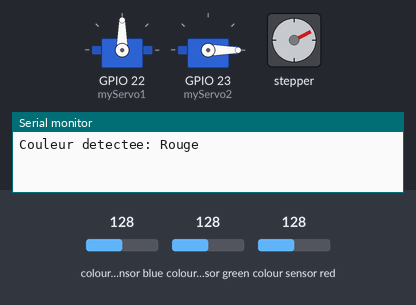
Simulated run of this program. Board: ESP32. Parts: 2 × servo, stepper motor, the last lines printed to the serial monitor. Wiring (inferred from the names in the program): TCS3200 colour sensor: output GPIO 26; S2 GPIO 17; S3 GPIO 16; S0 GPIO 18; S1 GPIO 5. The test bench sets the inputs (shaded band); at power-on: colour sensor blue 128, colour sensor red 128, colour sensor green 128. Stepper angles assume 200 steps per turn.

Above: at 5.4 s.
5.5 s: colour sensor blue set to 164
At 5.65 s:
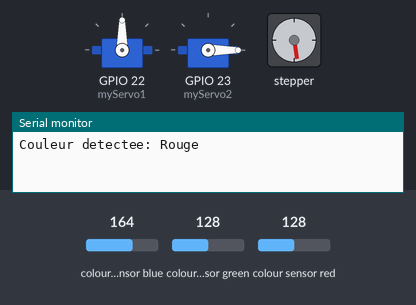
8.7 s: colour sensor blue set to 169
At 11.96 s:
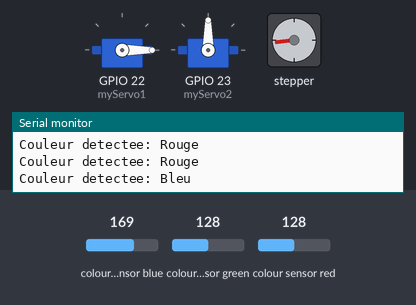
18.3 s: colour sensor red set to 134
At 19.17 s:
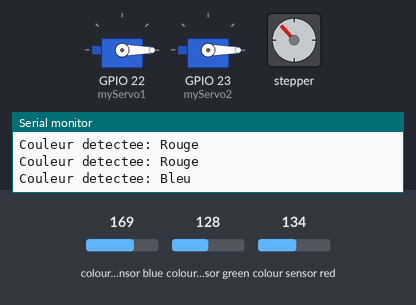
Timing chart, 0 to 36.4 s (numbered marks = the images above; inputs shaded):
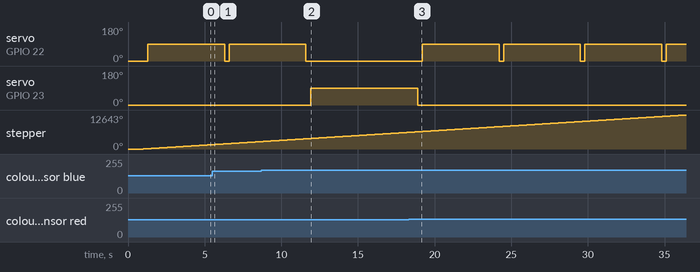

Measured:
- the behaviour switches between 166 and 167 on colour sensor blue (found by bisection; images 1 and 2)
- the behaviour switches between 131 and 132 on colour sensor red (found by bisection; images 2 and 3)
- after the input at 8.7 s, servo on GPIO 22 (myServo1): goes on until 11.6 s, then stays 0°; servo on GPIO 23 (myServo2): 0° → 90° after 3.2 s
- after the input at 18.3 s, servo on GPIO 22 (myServo1): alternates 90° for 5.0 s and 0° for 0.30 s, starting after 0.90 s; servo on GPIO 23 (myServo2): goes on until 18.9 s, then stays 0°

The program:

main.cpp
```cpp
#include <Arduino.h>
#include <ESP32Servo.h>
#include <AccelStepper.h>

// Création des objets Servo
Servo myServo1;
Servo myServo2;

// Définir les broches du capteur TCS3200 pour l'ESP32
#define S0 18
#define S1 5
#define S2 17
#define S3 16
#define sensorOut 26

// Définition des broches pour le pilote du moteur pas à pas
#define DIR_PIN 15
#define STEP_PIN 2

// Création d'une instance de AccelStepper pour contrôler le moteur pas à pas
AccelStepper stepper(AccelStepper::DRIVER, STEP_PIN, DIR_PIN);

// Valeurs calibrées à remplacer par les valeurs obtenues lors de la calibration
const int redMax = 26;
const int blueMax = 21;
const int redMin = 182;
const int blueMin = 148;

// Variables pour stocker les fréquences RGB
int redFrequency = 0;
int blueFrequency = 0;

// Prototypes des fonctions
int normalize(int value, int min, int max);
String detectColor(int red, int blue);
String checkColorConsistency(int retries);

// Tâche FreeRTOS pour la gestion continue du moteur et ne plus avoir de problèmes avec les delays
void TaskStepper(void *pvParameters) {
  while (1) {
    stepper.runSpeed();  // Faire tourner le moteur en continu
    vTaskDelay(1);       // Petite pause pour ne pas monopoliser le CPU
  }
}

void setup() {
  // Initialiser la communication série
  Serial.begin(115200);

  // Configurer les broches du capteur comme sorties
  pinMode(S0, OUTPUT);
  pinMode(S1, OUTPUT);
  pinMode(S2, OUTPUT);
  pinMode(S3, OUTPUT);
  pinMode(sensorOut, INPUT);

  // Configurer la pleine échelle de sortie (100%)
  digitalWrite(S0, HIGH);
  digitalWrite(S1, LOW);

  // Attacher les servos aux broches GPIO
  myServo1.attach(22);  // Attacher le servo1 à la broche GPIO 12 de l'ESP32
  myServo2.attach(23);  // Attacher le servo2 à la broche GPIO 14 de l'ESP32

  // Initialiser les servos SG90 à 0 degré
  myServo1.write(0);
  myServo2.write(0);

  delay(1000);  // Attendre 1 seconde pour l'initialisation

  // Initialiser le moteur pas à pas
  pinMode(DIR_PIN, OUTPUT);
  pinMode(STEP_PIN, OUTPUT);

  stepper.setMaxSpeed(1000);  // Définir la vitesse maximale du moteur
  stepper.setSpeed(200);      // Démarrer le moteur à une vitesse constante

  // Création d'une tâche FreeRTOS pour la gestion continue du moteur
  xTaskCreatePinnedToCore(
      TaskStepper,      // Fonction de la tâche
      "TaskStepper",    // Nom de la tâche
      10000,            // Taille de la pile de la tâche
      NULL,             // Paramètres d'entrée de la tâche
      1,                // Priorité de la tâche
      NULL,             // Gestion de la tâche (non utilisé ici)
      0);               // Épingle la tâche sur le cœur 0 de l'ESP32
}

void loop() {
  // Vérifier la couleur avec plusieurs prises pour garantir la cohérence
  String color = checkColorConsistency(3);
  Serial.println("Couleur detectee: " + color);

  // Si la couleur détectée est rouge, activer le servo1
  if (color == "Rouge") {
    myServo1.write(90);  // Déplacer le servo1 à 90°
    delay(5000);         // Attendre 5 secondes
    myServo1.write(0);   // Retourner le servo1 à 0°
  }

  // Si la couleur détectée est bleue, activer le servo2
  if (color == "Bleu") {
    myServo2.write(90);  // Déplacer le servo2 à 90°
    delay(7000);         // Attendre 6 secondes
    myServo2.write(0);   // Retourner le servo2 à 0°
  }
}

// Fonction pour lire les fréquences du capteur et normaliser les valeurs
void readSensor() {
  // Lire la fréquence pour le rouge
  digitalWrite(S2, LOW);
  digitalWrite(S3, LOW);
  delay(50);  // Délai pour la stabilisation de la lecture
  redFrequency = pulseIn(sensorOut, LOW);

  // Lire la fréquence pour le bleu
  digitalWrite(S2, LOW);
  digitalWrite(S3, HIGH);
  delay(50);  // Délai pour la stabilisation de la lecture
  blueFrequency = pulseIn(sensorOut, LOW);
}

// Fonction pour normaliser les lectures
int normalize(int value, int min, int max) {
  if (max - min == 0)
    return 0;  // Prévenir la division par zéro
  return map(value, min, max, 0, 255);  // Convertir en échelle de 0 à 255
}

// Fonction pour détecter la couleur en fonction des valeurs RGB normalisées
String detectColor(int red, int blue) {
  if (red <= 50 && blue <= 50) {
    return "Couleur Indeterminee";
  } else if (red > blue) {
    return "Rouge";
  } else if (blue > red) {
    return "Bleu";
  }
  return "Couleur Indeterminee";
}

// Fonction pour vérifier la cohérence des prises de couleur
String checkColorConsistency(int retries) {
  String finalColor = "Couleur Indeterminee";
  int redSum = 0;
  int blueSum = 0;

  for (int i = 0; i < retries; i++) {
    readSensor();

    // Normaliser les fréquences
    int normalizedRed = normalize(redFrequency, redMin, redMax);
    int normalizedBlue = normalize(blueFrequency, blueMin, blueMax);

    // Ajouter les valeurs pour une moyenne
    redSum += normalizedRed;
    blueSum += normalizedBlue;
  }

  // Calculer la moyenne des valeurs
  int avgRed = redSum / retries;
  int avgBlue = blueSum / retries;

  // Détecter la couleur dominante
  finalColor = detectColor(avgRed, avgBlue);
  return finalColor;
}
```

test_EspNow.cpp
```cpp
#include <WiFi.h>
#include <esp_now.h>

uint8_t macAddressPeer[] = {0x64, 0xB7, 0x08, 0x29, 0x13, 0x20};  // Adresse MAC de l'autre ESP32 (à changer pour chaque ESP)

void onDataReceive(const uint8_t * mac_addr, const uint8_t *incomingData, int len) {
  Serial.print("Données reçues de : ");
  for (int i = 0; i < 6; i++) {
    Serial.printf("%02X", mac_addr[i]);
    if (i < 5) Serial.print(":");
  }
  Serial.print(" | Longueur: ");
  Serial.println(len);
}

void onDataSent(const uint8_t *mac_addr, esp_now_send_status_t status) {
  Serial.print("Statut de l'envoi : ");
  Serial.println(status == ESP_NOW_SEND_SUCCESS ? "Succès" : "Échec");
}

void setup() {
  Serial.begin(115200);
  WiFi.mode(WIFI_STA);
  WiFi.disconnect();

  // Ajout de message pour vérifier l'état de déconnexion du Wi-Fi
  if (WiFi.status() == WL_DISCONNECTED) {
    Serial.println("Wi-Fi déconnecté avec succès !");
  } else {
    Serial.println("Erreur lors de la déconnexion du Wi-Fi.");
  }

  if (esp_now_init() != ESP_OK) {
    Serial.println("Erreur lors de l'initialisation d'ESP-NOW");
    return;
  } else {
    Serial.println("ESP-NOW initialisé avec succès !");
  }

  esp_now_register_recv_cb(onDataReceive);
  esp_now_register_send_cb(onDataSent);

  esp_now_peer_info_t peerInfo;
  memcpy(peerInfo.peer_addr, macAddressPeer, 6);
  peerInfo.channel = 1; // Essayez avec différents canaux si nécessaire
  peerInfo.encrypt = false;

  if (esp_now_add_peer(&peerInfo) != ESP_OK) {
    Serial.println("Erreur lors de l'ajout du peer");
    return;
  } else {
    Serial.println("Peer ajouté avec succès !");
  }
}

void loop() {
  uint8_t data = 42; // Donnée simple pour tester
  esp_err_t result = esp_now_send(macAddressPeer, &data, sizeof(data));

  if (result == ESP_OK) {
    Serial.println("Message envoyé !");
  } else {
    Serial.println("Échec de l'envoi du message");
  }

  delay(2000);
}
```
